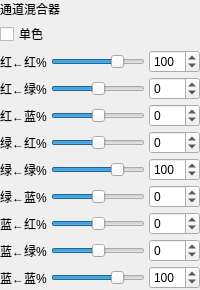
<?xml version="1.0" encoding="UTF-8"?>
<ui version="4.0">
 <class>AdjChannelMixer</class>
 <widget class="QWidget" name="AdjChannelMixer">
  <layout class="QVBoxLayout" name="rootLayout">
   <property name="spacing"><number>4</number></property>
   <property name="leftMargin"><number>0</number></property>
   <property name="topMargin"><number>0</number></property>
   <property name="rightMargin"><number>0</number></property>
   <property name="bottomMargin"><number>0</number></property>
   <item>
    <widget class="QLabel" name="labelTitle">
     <property name="text"><string>通道混合器</string></property>
    </widget>
   </item>
   <item>
    <widget class="QCheckBox" name="checkMono">
     <property name="text"><string>单色</string></property>
    </widget>
   </item>
   <item>
    <layout class="QGridLayout" name="grid">
     <item row="0" column="0"><widget class="QLabel" name="label_rr"><property name="text"><string>红←红%</string></property></widget></item>
     <item row="0" column="1"><widget class="QSlider" name="slider_rr"><property name="orientation"><enum>Qt::Orientation::Horizontal</enum></property><property name="minimum"><number>-200</number></property><property name="maximum"><number>200</number></property><property name="value"><number>100</number></property></widget></item>
     <item row="0" column="2"><widget class="QSpinBox" name="spin_rr"><property name="minimum"><number>-200</number></property><property name="maximum"><number>200</number></property><property name="value"><number>100</number></property></widget></item>
     <item row="1" column="0"><widget class="QLabel" name="label_rg"><property name="text"><string>红←绿%</string></property></widget></item>
     <item row="1" column="1"><widget class="QSlider" name="slider_rg"><property name="orientation"><enum>Qt::Orientation::Horizontal</enum></property><property name="minimum"><number>-200</number></property><property name="maximum"><number>200</number></property><property name="value"><number>0</number></property></widget></item>
     <item row="1" column="2"><widget class="QSpinBox" name="spin_rg"><property name="minimum"><number>-200</number></property><property name="maximum"><number>200</number></property><property name="value"><number>0</number></property></widget></item>
     <item row="2" column="0"><widget class="QLabel" name="label_rb"><property name="text"><string>红←蓝%</string></property></widget></item>
     <item row="2" column="1"><widget class="QSlider" name="slider_rb"><property name="orientation"><enum>Qt::Orientation::Horizontal</enum></property><property name="minimum"><number>-200</number></property><property name="maximum"><number>200</number></property><property name="value"><number>0</number></property></widget></item>
     <item row="2" column="2"><widget class="QSpinBox" name="spin_rb"><property name="minimum"><number>-200</number></property><property name="maximum"><number>200</number></property><property name="value"><number>0</number></property></widget></item>
     <item row="3" column="0"><widget class="QLabel" name="label_gr"><property name="text"><string>绿←红%</string></property></widget></item>
     <item row="3" column="1"><widget class="QSlider" name="slider_gr"><property name="orientation"><enum>Qt::Orientation::Horizontal</enum></property><property name="minimum"><number>-200</number></property><property name="maximum"><number>200</number></property><property name="value"><number>0</number></property></widget></item>
     <item row="3" column="2"><widget class="QSpinBox" name="spin_gr"><property name="minimum"><number>-200</number></property><property name="maximum"><number>200</number></property><property name="value"><number>0</number></property></widget></item>
     <item row="4" column="0"><widget class="QLabel" name="label_gg"><property name="text"><string>绿←绿%</string></property></widget></item>
     <item row="4" column="1"><widget class="QSlider" name="slider_gg"><property name="orientation"><enum>Qt::Orientation::Horizontal</enum></property><property name="minimum"><number>-200</number></property><property name="maximum"><number>200</number></property><property name="value"><number>100</number></property></widget></item>
     <item row="4" column="2"><widget class="QSpinBox" name="spin_gg"><property name="minimum"><number>-200</number></property><property name="maximum"><number>200</number></property><property name="value"><number>100</number></property></widget></item>
     <item row="5" column="0"><widget class="QLabel" name="label_gb"><property name="text"><string>绿←蓝%</string></property></widget></item>
     <item row="5" column="1"><widget class="QSlider" name="slider_gb"><property name="orientation"><enum>Qt::Orientation::Horizontal</enum></property><property name="minimum"><number>-200</number></property><property name="maximum"><number>200</number></property><property name="value"><number>0</number></property></widget></item>
     <item row="5" column="2"><widget class="QSpinBox" name="spin_gb"><property name="minimum"><number>-200</number></property><property name="maximum"><number>200</number></property><property name="value"><number>0</number></property></widget></item>
     <item row="6" column="0"><widget class="QLabel" name="label_br"><property name="text"><string>蓝←红%</string></property></widget></item>
     <item row="6" column="1"><widget class="QSlider" name="slider_br"><property name="orientation"><enum>Qt::Orientation::Horizontal</enum></property><property name="minimum"><number>-200</number></property><property name="maximum"><number>200</number></property><property name="value"><number>0</number></property></widget></item>
     <item row="6" column="2"><widget class="QSpinBox" name="spin_br"><property name="minimum"><number>-200</number></property><property name="maximum"><number>200</number></property><property name="value"><number>0</number></property></widget></item>
     <item row="7" column="0"><widget class="QLabel" name="label_bg"><property name="text"><string>蓝←绿%</string></property></widget></item>
     <item row="7" column="1"><widget class="QSlider" name="slider_bg"><property name="orientation"><enum>Qt::Orientation::Horizontal</enum></property><property name="minimum"><number>-200</number></property><property name="maximum"><number>200</number></property><property name="value"><number>0</number></property></widget></item>
     <item row="7" column="2"><widget class="QSpinBox" name="spin_bg"><property name="minimum"><number>-200</number></property><property name="maximum"><number>200</number></property><property name="value"><number>0</number></property></widget></item>
     <item row="8" column="0"><widget class="QLabel" name="label_bb"><property name="text"><string>蓝←蓝%</string></property></widget></item>
     <item row="8" column="1"><widget class="QSlider" name="slider_bb"><property name="orientation"><enum>Qt::Orientation::Horizontal</enum></property><property name="minimum"><number>-200</number></property><property name="maximum"><number>200</number></property><property name="value"><number>100</number></property></widget></item>
     <item row="8" column="2"><widget class="QSpinBox" name="spin_bb"><property name="minimum"><number>-200</number></property><property name="maximum"><number>200</number></property><property name="value"><number>100</number></property></widget></item>
    </layout>
   </item>
   <item>
    <spacer name="vSpacer"><property name="orientation"><enum>Qt::Orientation::Vertical</enum></property><property name="sizeHint" stdset="0"><size><width>20</width><height>1</height></size></property></spacer>
   </item>
  </layout>
 </widget>
 <resources/>
 <connections/>
</ui>
